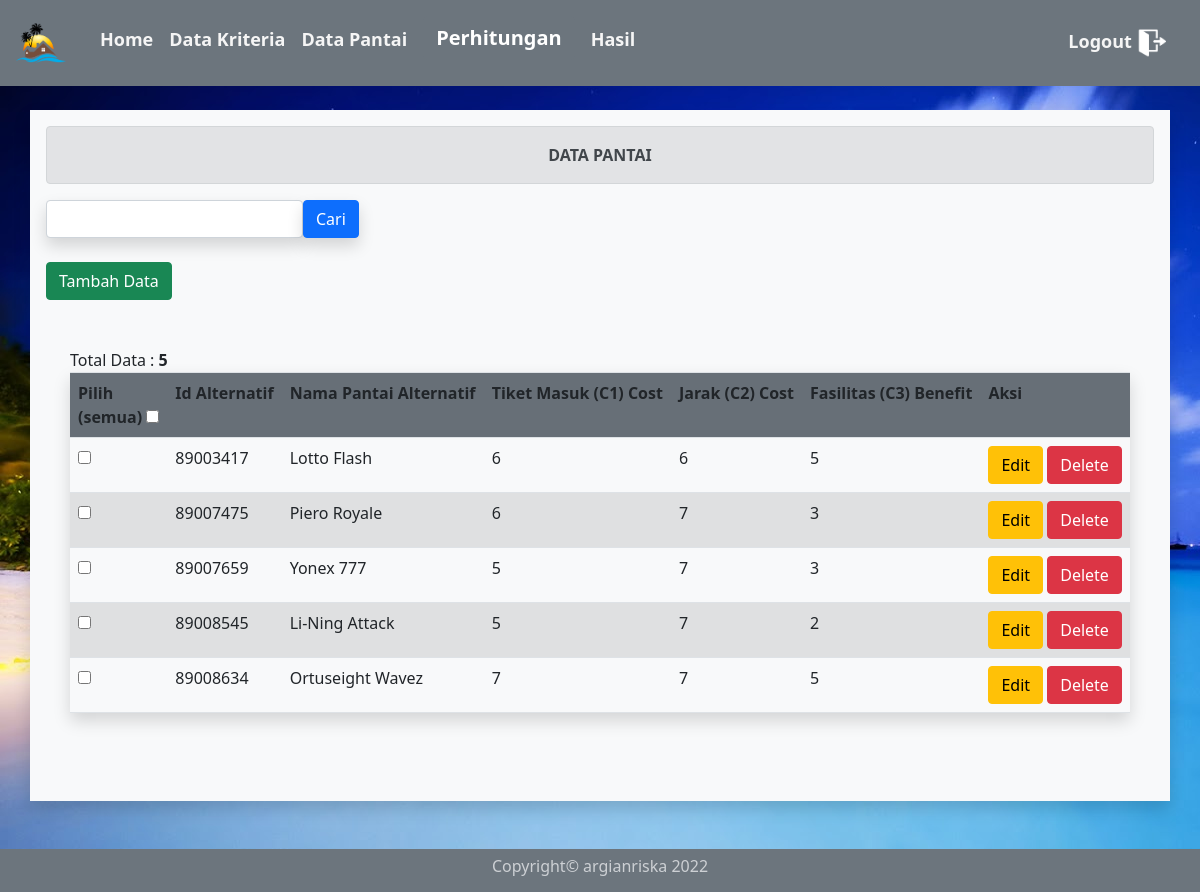
Page /admin/data_sepatu_sport.php (signed in) on the committed database.
### tables this page shows
CREATE TABLE `alternatif` (
  `id_alternatif` varchar(25) NOT NULL,
  `nama_alternatif` varchar(80) NOT NULL,
  `c1` varchar(25) NOT NULL,
  `c2` varchar(25) NOT NULL,
  `c3` varchar(25) NOT NULL,
  `c4` varchar(25) NOT NULL
);

### functions.php (called while the page is built, shortened)
<?php
$con = mysqli_connect("localhost", "root", "", "spkmoora");
function tampilsepatu($query)
{
	global $con;
	$data = mysqli_query($con, $query);
	$rows = [];
	while ($row = mysqli_fetch_assoc($data)) {
		$rows[] = $row;
	}
	return $rows;
}

### admin/data_sepatu_sport.php (the view, shortened to what this page needs)
<?php
require '../functions.php';
$data_sepatu = tampilsepatu("SELECT * FROM alternatif");
$data_sepatu1 = mysqli_query($con, "SELECT * FROM alternatif");
?>
<!doctype html>
<html lang="en">
<head>
  <link rel="stylesheet" type="text/css" href="../bootstrap/css/bootstrap.min.css">
  <link href="https://cdn.jsdelivr.net/npm/bootstrap@5.1.1/dist/css/bootstrap.min.css" rel="stylesheet">
</head>
<body bgcolor="f0f0f0">
  <form method="post" action="perhitungan.php">
    <nav class="navbar navbar-expand-lg navbar-dark bg-secondary">
      <a class="navbar-brand" href="#"><img src="../img/gmd1.png" width="50"></a>
      <div class="collapse navbar-collapse" id="navbarNavAltMarkup">
        <div class="navbar-nav" style="margin: 10px;">
          <a class="nav-link active" href="index.php">
            <font size="4"><b>Home</b> </font><span class="sr-only">(current)</span>
          </a>
          <a class="nav-link" href="data_kriteria.php">
            <font size="4"><b>Data Kriteria</b></font>
          </a>
          <a class="nav-link" href="data_sepatu_sport.php">
            <font size="4"><b>Data Pantai</b></font>
          </a>
          <a class="nav-link" href="#">
            <font size="4"><b><button type="submit" name="perhitungan" class="btn btn-secondary" style="font-size: 20px; margin-top: -10px;"><b>Perhitungan</b></button></b></font>
          </a>
          <a class="nav-link" href="laporan.php">
            <font size="4"><b>Hasil</b></font>
          </a>
        </div>
        <div class="navbar-nav ms-auto" style="margin: 10px;">
          <a class="log nav-link m-auto" href="../logout.php">
            <font size="4"><b>Logout</b></font>
            <img src="../img/logout.png" width="30">
          </a>
        </div>
    </nav>
    <br>
    <div class="container bg-light shadow p-3 mb-5">
      <div class="alert alert-secondary">
        <center><b>DATA PANTAI</b></center>
      </div>
  </form>
  <div class="form-inline">
    <form method="POST" action="" class="form-group">
      <input type="text" name="input" autofocus autocomplete="off" class="form-control shadow">
      <button type="submit" name="cari" class="btn btn-primary shadow">Cari</button>
    </form>
  </div>
  <br>
  <a href="tambah_data_sepatu.php" class="btn btn-success">Tambah Data</a>
  <br><br>
  <div class="table-responsive p-4">
    <table class="table table-striped shadow p-3 mb-5">
      <?php $tot = mysqli_num_rows($data_sepatu1);
      echo "Total Data : <b>" . $tot . "</b>";
      ?>
      <tr class="bg-secondary">
        <th>Pilih <br> (semua)
          <input type="checkbox" onchange="checkAll(this)" name="chk[]">
        </th>
        <th>Id Alternatif</th>
        <th>Nama Pantai Alternatif</th>
        <th>Tiket Masuk (C1) Cost</th>
        <th>Jarak (C2) Cost</th>
        <th>Fasilitas (C3) Benefit</th>
        <th>Aksi</th>
      </tr>
      <?php foreach ($data_sepatu as $sepatu) { ?>
        <tr>
          <td><input type="checkbox" name="id_alternatif[]" id="pilih" value="<?= $sepatu['id_alternatif']; ?>"></td>
          <td><?= $sepatu['id_alternatif']; ?></td>
          <td><?= $sepatu['nama_alternatif']; ?></td>
          <td><?= $sepatu['c1']; ?></td>
          <td><?= $sepatu['c2']; ?></td>
          <td><?= $sepatu['c3']; ?></td>
          <td><a href="edit_data_sepatu.php?id_alternatif=<?= $sepatu['id_alternatif']; ?>" class="btn btn-warning">Edit</a> <a href="hapus_data_sepatu.php?id_alternatif=<?= $sepatu['id_alternatif']; ?>" class="btn btn-danger">Delete</a></td>
        </tr>
      <?php } ?>
    </table>
  </div>
  <div class="col-md-12 bg-secondary">
    <div class="copyright">
      <h6>Copyright&copy; argianriska 2022</h6>
    </div>
  </div>
</body>
</html>

### admin/data_sepatu_sport.php (style rules this page uses)
body { background-image: url(../img/galeri/22.jpg); }
.container { min-height: calc(100vh - 211px - -60px); }
.col-md-12 { padding: 8px; }
.copyright { text-align: center; color: #CDD0D4; }
a font { color: whitesmoke; }

### rows in the picture
alternatif: id_alternatif "89003417", nama_alternatif "Lotto Flash", c1 "6", c2 "6", c3 "5"
alternatif: id_alternatif "89007475", nama_alternatif "Piero Royale", c1 "6", c2 "7", c3 "3"
alternatif: id_alternatif "89007659", nama_alternatif "Yonex 777", c1 "5", c2 "7", c3 "3"
alternatif: id_alternatif "89008545", nama_alternatif "Li-Ning Attack", c1 "5", c2 "7", c3 "2"
alternatif: id_alternatif "89008634", nama_alternatif "Ortuseight Wavez", c1 "7", c2 "7", c3 "5"

### other values in the picture
$tot "5"
